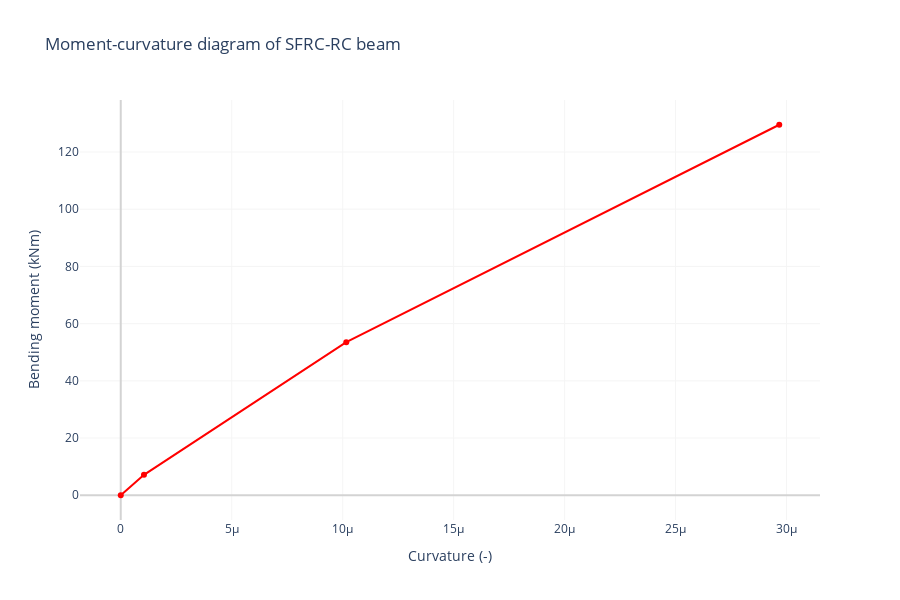

Here is the notebook cell this chart was saved with:
### Code cell
fig = go.Figure(data=[go.Scatter(x=[0,phicr, phiy, phiult], y=[0, Mcr, My, Mult])])
fig.data[0].marker.color = 'Red'
fig.layout.title.text = "Moment-curvature diagram of SFRC-RC beam"
fig.layout.width = 900
fig.layout.height = 600
fig.layout.xaxis.title = "Curvature (-)"
fig.layout.yaxis.title = "Bending moment (kNm)"
fig.update_xaxes(zeroline=True, zerolinewidth=2, zerolinecolor='LightGray', range=[0, None])
fig.update_yaxes(zeroline=True, zerolinewidth=2, zerolinecolor='LightGray', range=[0, None])
fig.update_layout(
    plot_bgcolor='white',
    xaxis_showgrid=True, xaxis_gridcolor='rgb(245, 245, 245)',
    yaxis_showgrid=True, yaxis_gridcolor='rgb(245, 245, 245)')
fig.show()

### Figure 1 — Plotly figure (JSON) as saved in the notebook; plotly's stock layout.template omitted (floating-point values rounded to 4 significant figures)
{"data": [{"marker": {"color": "Red"}, "type": "scatter", "x": [0, 1.046e-06, 1.016e-05, 2.967e-05], "y": [0, 7.139, 53.5, 129.5]}], "layout": {"height": 600, "plot_bgcolor": "white", "title": {"text": "Moment-curvature diagram of SFRC-RC beam"}, "width": 900, "xaxis": {"autorange": true, "gridcolor": "rgb(245, 245, 245)", "range": [-1.836e-06, 3.151e-05], "showgrid": true, "title": {"text": "Curvature (-)"}, "type": "linear", "zeroline": true, "zerolinecolor": "LightGray", "zerolinewidth": 2}, "yaxis": {"autorange": true, "gridcolor": "rgb(245, 245, 245)", "range": [-8.652, 138.2], "showgrid": true, "title": {"text": "Bending moment (kNm)"}, "type": "linear", "zeroline": true, "zerolinecolor": "LightGray", "zerolinewidth": 2}}}
